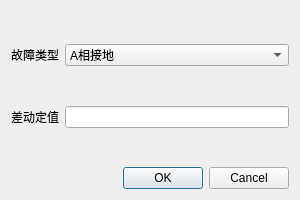
<?xml version="1.0" encoding="UTF-8"?>
<ui version="4.0">
 <class>ValueCalc_1103</class>
 <widget class="QDialog" name="ValueCalc_1103">
  <property name="geometry">
   <rect>
    <x>0</x>
    <y>0</y>
    <width>300</width>
    <height>200</height>
   </rect>
  </property>
  <property name="windowTitle">
   <string>Dialog</string>
  </property>
  <layout class="QVBoxLayout" name="verticalLayout">
   <item>
    <layout class="QFormLayout" name="formLayout">
     <item row="1" column="0">
      <widget class="QLabel" name="label">
       <property name="text">
        <string>故障类型</string>
       </property>
      </widget>
     </item>
     <item row="1" column="1">
      <widget class="QComboBox" name="comboBox">
       <item>
        <property name="text">
         <string>A相接地</string>
        </property>
       </item>
       <item>
        <property name="text">
         <string>B相接地</string>
        </property>
       </item>
       <item>
        <property name="text">
         <string>C相接地</string>
        </property>
       </item>
      </widget>
     </item>
     <item row="3" column="0">
      <widget class="QLabel" name="label_2">
       <property name="text">
        <string>差动定值</string>
       </property>
      </widget>
     </item>
     <item row="3" column="1">
      <widget class="QLineEdit" name="lineEdit"/>
     </item>
     <item row="2" column="1">
      <spacer name="verticalSpacer">
       <property name="orientation">
        <enum>Qt::Vertical</enum>
       </property>
       <property name="sizeHint" stdset="0">
        <size>
         <width>20</width>
         <height>40</height>
        </size>
       </property>
      </spacer>
     </item>
     <item row="0" column="1">
      <spacer name="verticalSpacer_2">
       <property name="orientation">
        <enum>Qt::Vertical</enum>
       </property>
       <property name="sizeHint" stdset="0">
        <size>
         <width>20</width>
         <height>40</height>
        </size>
       </property>
      </spacer>
     </item>
     <item row="4" column="1">
      <spacer name="verticalSpacer_3">
       <property name="orientation">
        <enum>Qt::Vertical</enum>
       </property>
       <property name="sizeHint" stdset="0">
        <size>
         <width>20</width>
         <height>40</height>
        </size>
       </property>
      </spacer>
     </item>
    </layout>
   </item>
   <item>
    <widget class="QDialogButtonBox" name="buttonBox">
     <property name="orientation">
      <enum>Qt::Horizontal</enum>
     </property>
     <property name="standardButtons">
      <set>QDialogButtonBox::Cancel|QDialogButtonBox::Ok</set>
     </property>
    </widget>
   </item>
  </layout>
 </widget>
 <resources/>
 <connections>
  <connection>
   <sender>buttonBox</sender>
   <signal>accepted()</signal>
   <receiver>ValueCalc_1103</receiver>
   <slot>accept()</slot>
   <hints>
    <hint type="sourcelabel">
     <x>248</x>
     <y>254</y>
    </hint>
    <hint type="destinationlabel">
     <x>157</x>
     <y>274</y>
    </hint>
   </hints>
  </connection>
  <connection>
   <sender>buttonBox</sender>
   <signal>rejected()</signal>
   <receiver>ValueCalc_1103</receiver>
   <slot>reject()</slot>
   <hints>
    <hint type="sourcelabel">
     <x>316</x>
     <y>260</y>
    </hint>
    <hint type="destinationlabel">
     <x>286</x>
     <y>274</y>
    </hint>
   </hints>
  </connection>
 </connections>
</ui>
